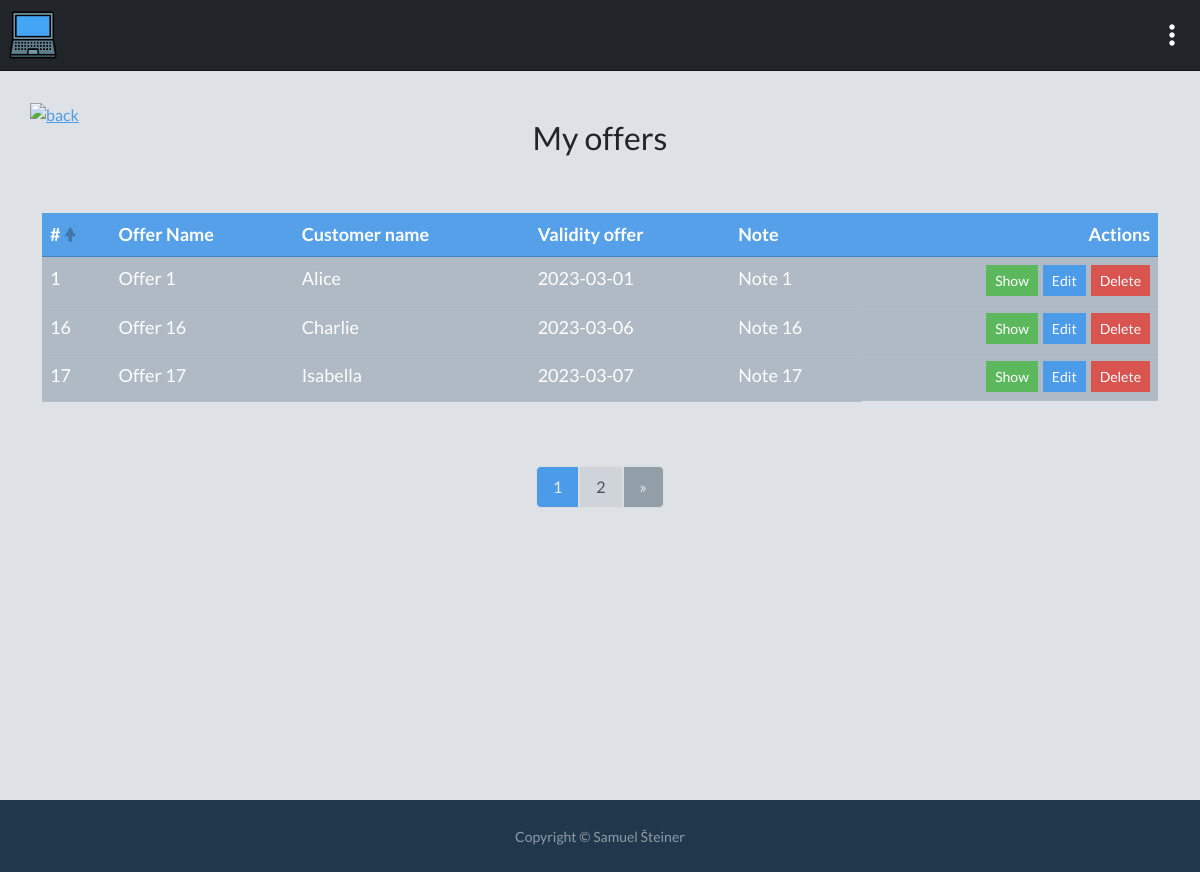
The app's page /my-offers (signed in) with its own data.
### tables this page shows
CREATE TABLE offers (
    id INT(11) NOT NULL AUTO_INCREMENT PRIMARY KEY,
    user_id INT(11) UNSIGNED,
    offer_name VARCHAR(255) NOT NULL,
    customer_name VARCHAR(50) NOT NULL,
    validity_offer DATE NOT NULL,
    note TEXT
);

### app/Controllers/HomeController.php (called while the page is built, shortened)
<?php
class HomeController extends UserController
{
    public $model;
    public function myOffersAction($page = 1, $sort = 'offer_id', $order = 'asc')
    {
        try
        {
            $limit = 10;
            $offset = ($page - 1) * $limit;
            $totalOffers = $this->model->getCountOffers();
            $totalPages = ceil($totalOffers / $limit);
            $offers = $this->model->getMyOffers($limit, $offset, $sort, $order);
            return require_once('../views/my-offers.php');
        }
        catch(Exception $e) { echo 'An error occurred: ' . $e->getMessage(); }
    }
}

### app/Kernel.php (called while the page is built, shortened)
<?php
include_once __DIR__.'/Connection/config.php';
$db = Connection::connect($config);
include_once(__DIR__."/../routes/web.php");
if(!empty($route))
{
    $routes = explode('@', $route);
    $action = lcfirst($routes[1]);
}
else
{
    $controller = 'HomeController';
    $model = "HomeModel";
    $action = "indexAction";
}
$load_new = new $controller();
$model = new $model();
$load_new->model = $model;
$model->db = $db;
if($action == 'showOfferAction' || $action == 'editOfferAction' || $action == 'deleteOfferAction' || $action == 'editProductAction' || $action == 'addProductAction' || $action == 'createProductAction') {
    $index = $load_new->$action($_GET['id']);
} else {
    $index = $load_new->$action();
}

### public/index.php (called while the page is built)
<?php
include_once __DIR__.'/../app/Kernel.php';

### app/Models/HomeModel.php (called while the page is built, shortened)
<?php
class HomeModel
{
    public $db;
    public function getCountOffers()
    {
        try
        {
            $stmt = $this->db->prepare("SELECT COUNT(*) as total FROM offers");
            $stmt->execute();
            $result = $stmt->fetch(PDO::FETCH_ASSOC);
            return $result['total'];
        }
        catch(Exception $e) { echo 'An error occurred: ' . $e->getMessage(); }
    }
    public function getMyOffers($limit, $offset, $sort, $order)
    {
        try
        {
            $user_id = $_SESSION['user_id'];
            $sortAllowed = ['id', 'offer_name', 'customer_name', 'validity_offer'];
            if (!in_array($sort, $sortAllowed))
            {
                $sort = 'id';
            }
            $orderAllowed = ['asc', 'desc'];
            $stmt = $this->db->prepare("SELECT * FROM offers WHERE user_id = :user_id ORDER BY $sort $order LIMIT :limit OFFSET :offset");
            $stmt->bindValue(':user_id', $user_id, PDO::PARAM_INT);
            $stmt->bindValue(':limit', $limit, PDO::PARAM_INT);
            $stmt->bindValue(':offset', $offset, PDO::PARAM_INT);
            $stmt->execute();
            return $stmt->fetchAll(PDO::FETCH_ASSOC);
        }
        catch(Exception $e) { echo 'An error occurred: ' . $e->getMessage(); }
    }
}

### views/my-offers.php (the view, shortened to what this page needs)
<!DOCTYPE html>
<html lang="en">
<head>
    <link rel="stylesheet" href="styles/app.css">
</head>
<body class="body">
    <div id="card" class="vh-100">
        <div id="card-header" class="card-header">
            <div class="logo px-2">
                <a href="home">
                    <img src="img/logo.png" alt="logo">
                </a>
            </div>
            <div class="dropdown px-2">
                <button id="dropdown-button">
                    <img src="icons/menu.png" alt="menu">
                </button>
            </div>
        </div>
        <div class="card-body">
            <a class="redirect-back" href="home">
                <img src="icons/back.png" alt="back">
            </a>
            <div class="container" id="white-container">
                <div class="text-center py-5">
                    <h2>My offers</h2>
                </div>
                <table class="table" id="offers-table">
                    <thead id="main-thead" class="thead-dark">
                        <tr>
                            <th scope="col">
                                <a href="my-offers?page=<?php echo $page; ?>&sort=offer_id&order=<?php echo ($sort == 'offer_id' && $order == 'asc') ? 'desc' : 'asc'; ?>">
                                    #
                                    <?php if ($sort == 'offer_id') { ?>
                                        <?php if ($order == 'asc') { ?>
                                            <span class="table-arrow-up">&#129053;</span>
                                        <?php } else { ?>
                                            <span class="table-arrow-down">&#129055;</span>
                                        <?php } ?>
                                    <?php } ?>
                                </a>
                            </th>
                            <th scope="col">
                                <a href="my-offers?page=<?php echo $page; ?>&sort=offer_name&order=<?php echo ($sort == 'offer_name' && $order == 'asc') ? 'desc' : 'asc'; ?>">
                                    Offer Name
                                </a>
                            </th>
                            <th scope="col">
                                <a href="my-offers?page=<?php echo $page; ?>&sort=customer_name&order=<?php echo ($sort == 'customer_name' && $order == 'asc') ? 'desc' : 'asc'; ?>">
                                    Customer name
                                </a>
                            </th>
                            <th scope="col">
                                <a href="my-offers?page=<?php echo $page; ?>&sort=validity_offer&order=<?php echo ($sort == 'validity_offer' && $order == 'asc') ? 'desc' : 'asc'; ?>">
                                    Validity offer
                                </a>
                            </th>
                            <th scope="col">
                                <a href="my-offers?page=<?php echo $page; ?>&sort=note&order=<?php echo ($sort == 'note' && $order == 'asc') ? 'desc' : 'asc'; ?>">
                                    Note
                                </a>
                            </th>
                            <th class="text-end" scope="col">Actions</th>
                        </tr>
                    </thead>
                    <tbody class="table-light">
                        <?php foreach ($offers as $offer): ?>
                        <tr>
                            <td scope="row"><?php echo $offer['id']; ?></td>
                            <td scope="row"><?php echo $offer['offer_name']; ?></td>
                            <td scope="row"><?php echo $offer['customer_name']; ?></td>
                            <td scope="row"><?php echo $offer['validity_offer']; ?></td>
                            <td scope="row"><?php echo $offer['note']; ?></td>
                            <td scope="row" id="td-actions">
                                <a href="offer/<?php echo $offer['id']; ?>"><button class="btn btn-sm btn-success">Show</button></a>
                                <a style="margin-left: 5px;" href="offer-edit/<?php echo $offer['id']; ?>"><button class="btn btn-sm btn-primary edit-offer">Edit</button></a>
                                <form style="margin-left: 5px;" method="post" action="offer-delete/<?php echo $offer['id'] ?>">
                                    <button type="submit" class="btn btn-sm btn-danger delete-offer" onclick="return confirm('Are you sure you want to delete this item?');">Delete</button>
                                </form>
                            </td>
                        </tr>
                        <?php endforeach; ?>
                    </tbody>
                </table>
                <div class="pagination py-5 d-flex justify-content-sm-center">
                    <?php for ($i = 1; $i <= $totalPages; $i++): ?>
                        <a href="my-offers?page=<?php echo $i; ?>" <?php if ($i == $page): ?>class="active"<?php endif; ?>><?php echo $i; ?></a>
                    <?php endfor; ?>
                    <?php if ($page < $totalPages): ?>
                        <a id="next" href="my-offers?page=<?php echo $page + 1; ?>">»</a>
                    <?php endif; ?>
                </div>
            </div>
        </div>
    </div>
    <footer class="flex-shrink-0 py-4 bg-dark text-white-50">
        <?php include_once('templates/footer.php'); ?>
    </footer>
</body>
</html>

### public/styles/css/content.css (style rules this page uses)
#card-header { background: var(--bs-gray-900); padding: 10px 0; justify-content: space-between; display: flex; border-bottom: 1px solid rgba(0, 0, 0, 0.5); z-index: 1; }
.logo a img { width: 50px; }
.dropdown button { position: relative; transform: translateY(-50%); top: 50%; width: 40px; border-radius: 50%; background: none; border: none; transition: .3s; }
.dropdown button img { position: relative; transform: translateX(-50%); left: 50%; width: 32px; transition: .5s; }
#card { background: var(--bs-gray-300); }
.redirect-back { position: absolute; margin: 30px 0 0 30px; transition: .5s; border-radius: 50%; }
.redirect-back img { width: 64px; }
table.table { font-size: 18px; }
thead#main-thead { background: var(--bs-blue); }
.pagination { display: inline-block; }
.pagination a { color: black; float: left; padding: 8px 16px; text-decoration: none; border: 1px solid #ddd; transition: 0.3s; }
.pagination a#prev, .pagination a#next { background: rgba(32, 55, 76, 0.4); color: var(--bs-gray-100); }
.pagination a:not(.active) { background: var(--bs-gray-400); color: var(--bs-gray-700); }
.pagination a.active { color: var(--bs-gray-100); background: var(--bs-blue); }
.pagination a:first-child { border-top-left-radius: 5px; border-bottom-left-radius: 5px; }
.pagination a:last-child { border-top-right-radius: 5px; border-bottom-right-radius: 5px; }
#main-thead th a { text-decoration: none; }
.table-arrow-up, .table-arrow-down { color: rgba(32, 55, 76, 0.4); }
#white-container { color: var(--bs-gray-900); }
#td-actions { display: flex; justify-content: flex-end; }

### records on screen
offers: id "1", offer_name "Offer 1", customer_name "Alice", validity_offer "2023-03-01", note "Note 1"
offers: id "16", offer_name "Offer 16", customer_name "Charlie", validity_offer "2023-03-06", note "Note 16"
offers: id "17", offer_name "Offer 17", customer_name "Isabella", validity_offer "2023-03-07", note "Note 17"
